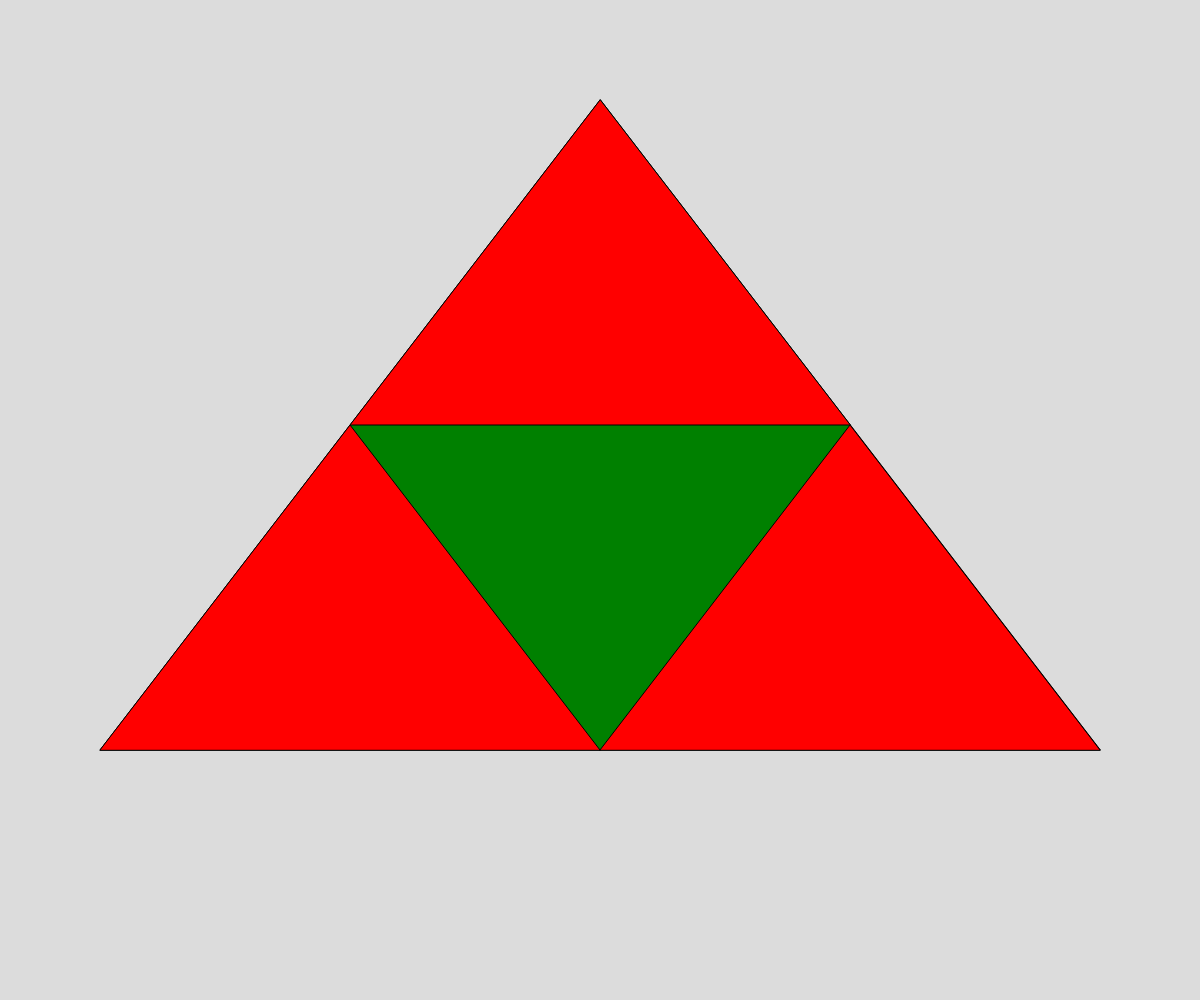
Frame 1 (no input)
Frame 60 (no input): identical to frame 1, image omitted
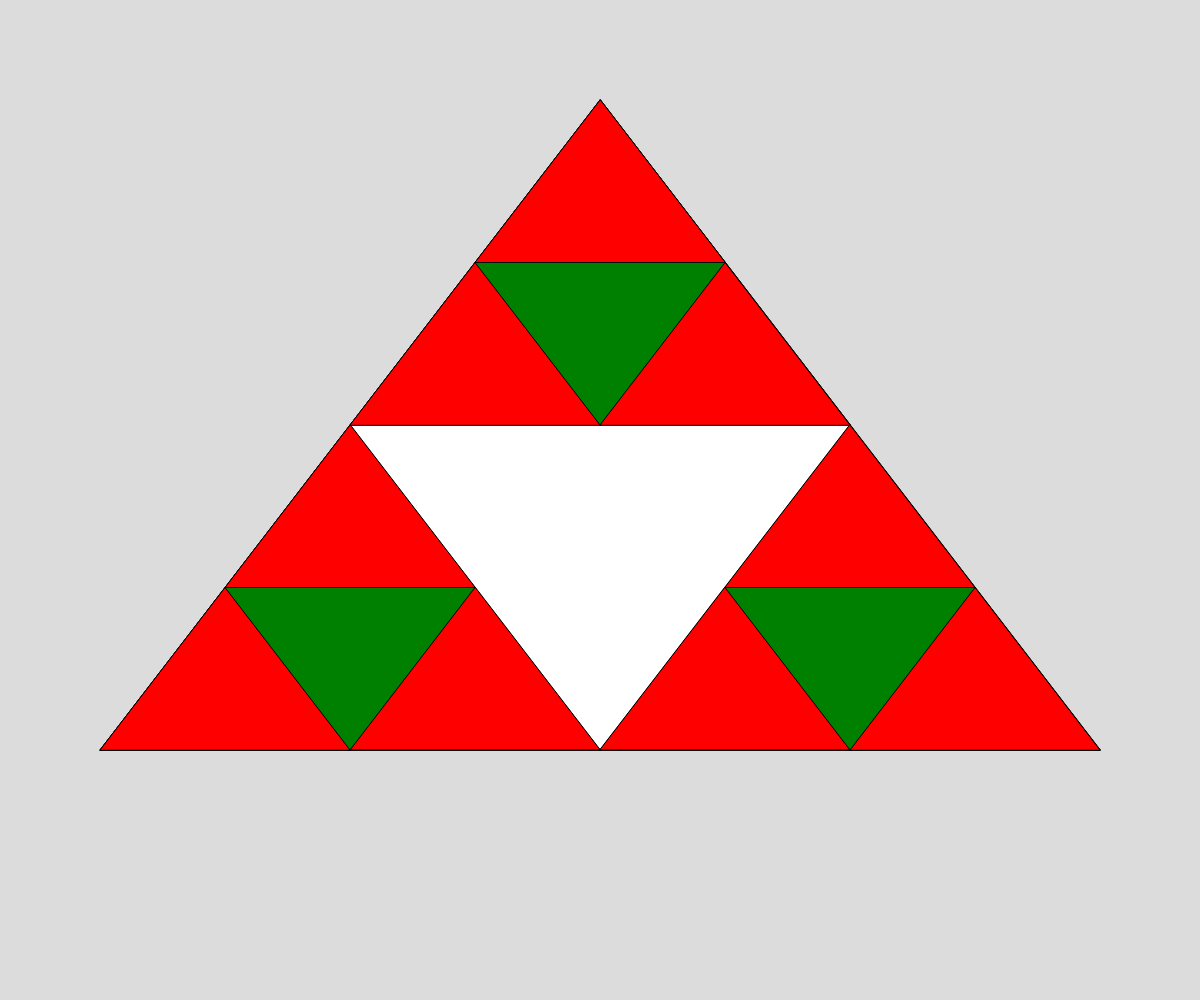
Frame 120 (the mouse pressed at the canvas centre since frame 60)

The p5.js sketch that drew these frames (run headless with seeded random() and noise() and a simulated clock; from frame 60 on, the mouse is pressed at the canvas centre):

// p5.js sketch
// ── sketch.js
// Sierpinski triangle



let triangleVertices = [
  {x: 600, y: 100},
  {x: 100, y: 750},
  {x: 1100, y: 750}
];

let levelsDeep = 1;

function mousePressed(){
  levelsDeep++;
}

function setup() {
  createCanvas(windowWidth, windowHeight);
}

function draw() {
  background(220);
  sierpinski(triangleVertices, levelsDeep);

}
function sierpinski(points, depth){
  let theColors = ["red", "green", "white", "blue", "purple", "black", "yellow"];
  fill (theColors[depth % theColors.length]);
  triangle(points[0].x, points[0].y,
    points[1].x, points[1].y,
    points[2].x, points[2].y
  );

  //exit clause
  if(depth > 0){
    sierpinski([points[0], getMidPoint(points[0], points[1]), 
                           getMidPoint(points[0], points[2])],  
                           depth - 1);

    sierpinski([points[1], getMidPoint(points[0], points[1]), 
                           getMidPoint(points[1], points[2])],  
                           depth - 1); 
                           
    sierpinski([points[2], getMidPoint(points[0], points[2]), 
                           getMidPoint(points[1], points[2])],  
                           depth - 1);
  }
  
}
function getMidPoint(points1, points2){
  let xDiffernce = points1.x + points2.x;
  let yDiffernce = points1.y + points2.y;
  let midpoint = {x: xDiffernce / 2, y: yDiffernce/2};
  return midpoint;
}
